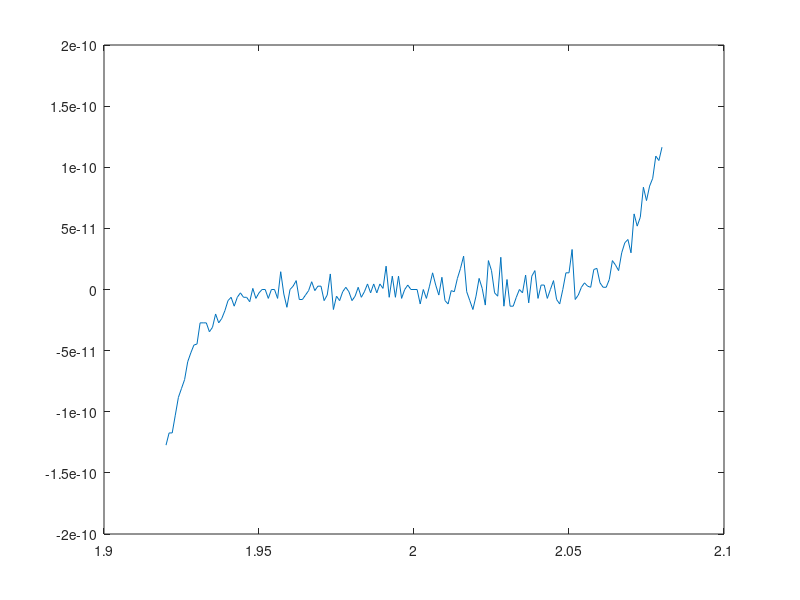
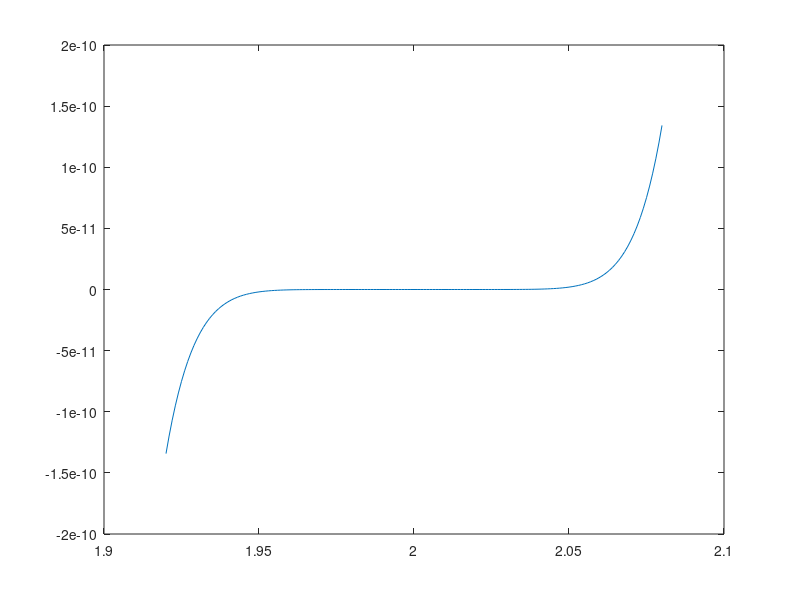

These figures' MATLAB source, in order:
function [] = plotpoly()
x = 1.920:0.001:2.080;
%Evaluate using coefficients
y = x.^9 - 18*x.^8 + 144*x.^7 - 672*x.^6 + 2016*x.^5 - 4032*x.^4 + 5376*x.^3 - 4608*x.^2 + 2304*x - 512;
%Plot in figure 1
figure(1)
plot(x,y)
%Evaluate using factorized form
y = (x-2).^9;
%Plot in figure 2
figure(2)
plot(x,y)